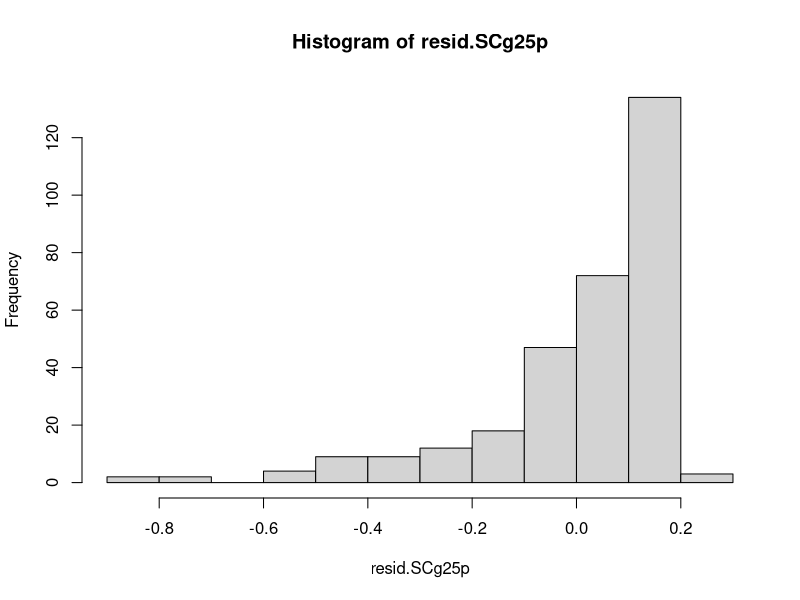
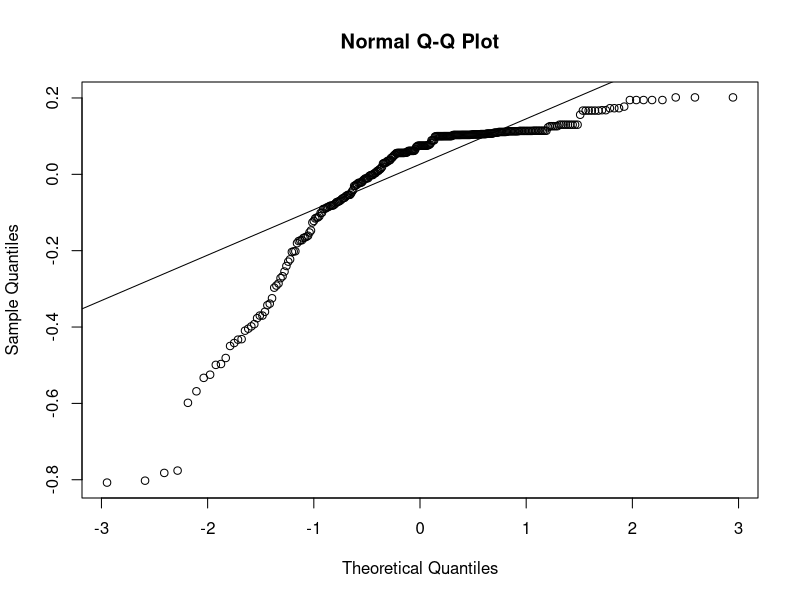
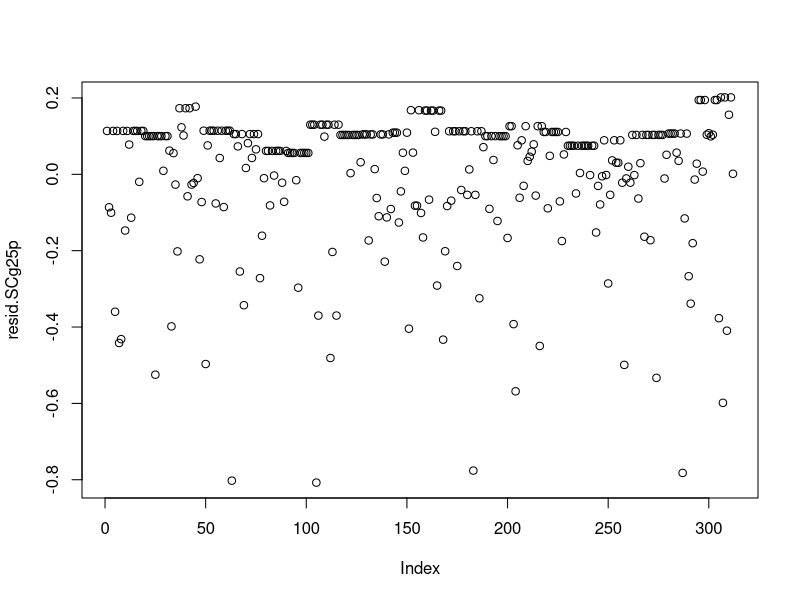
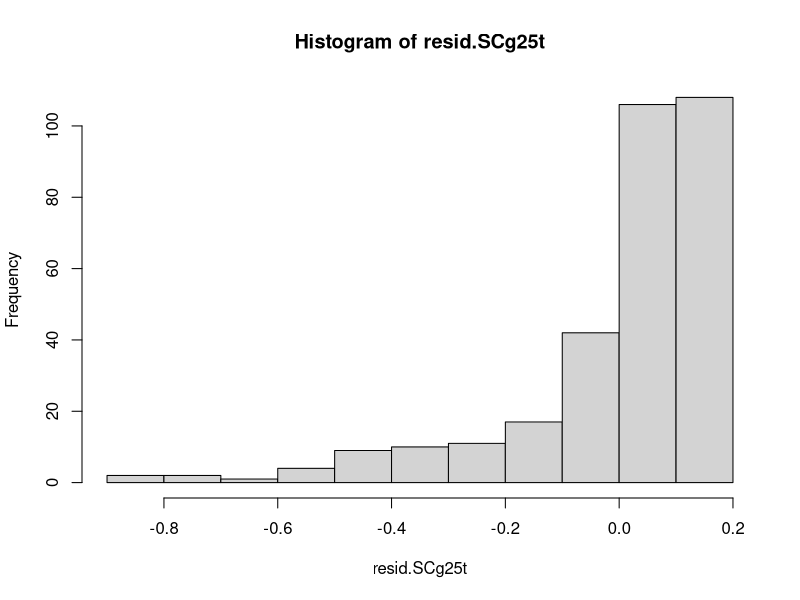
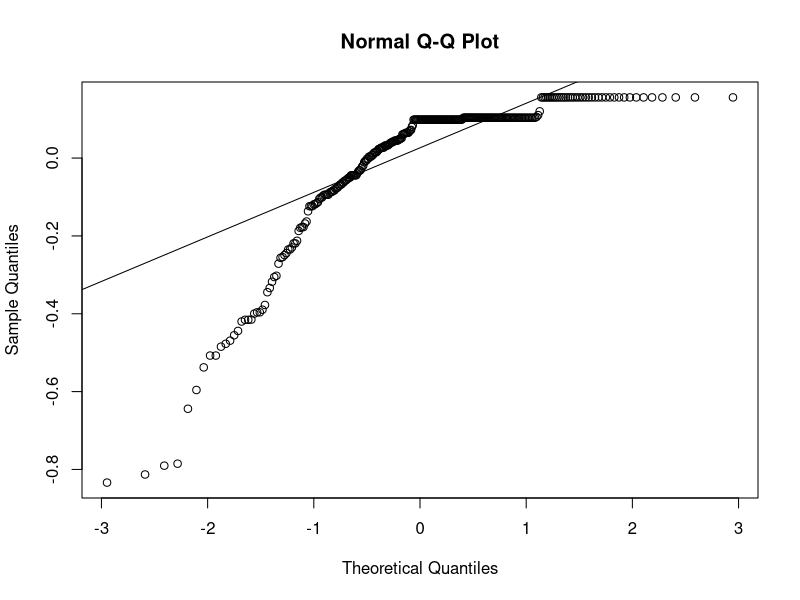
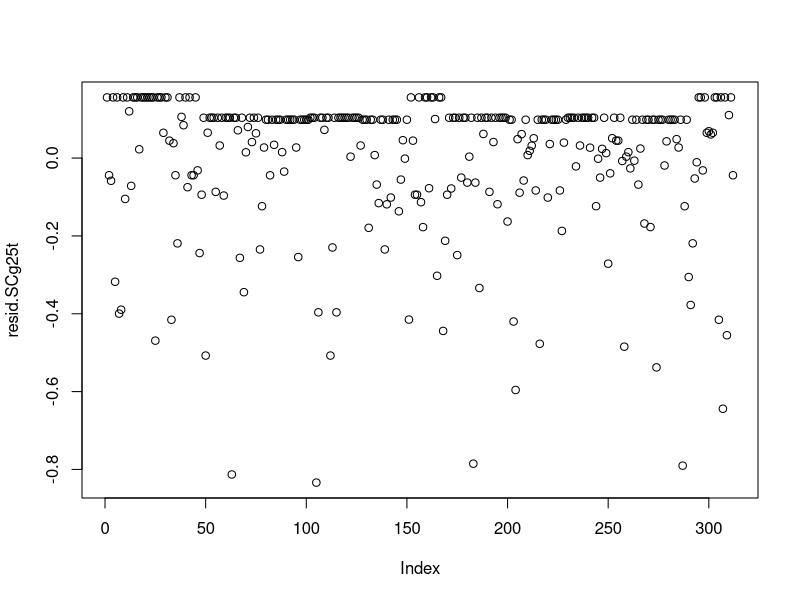
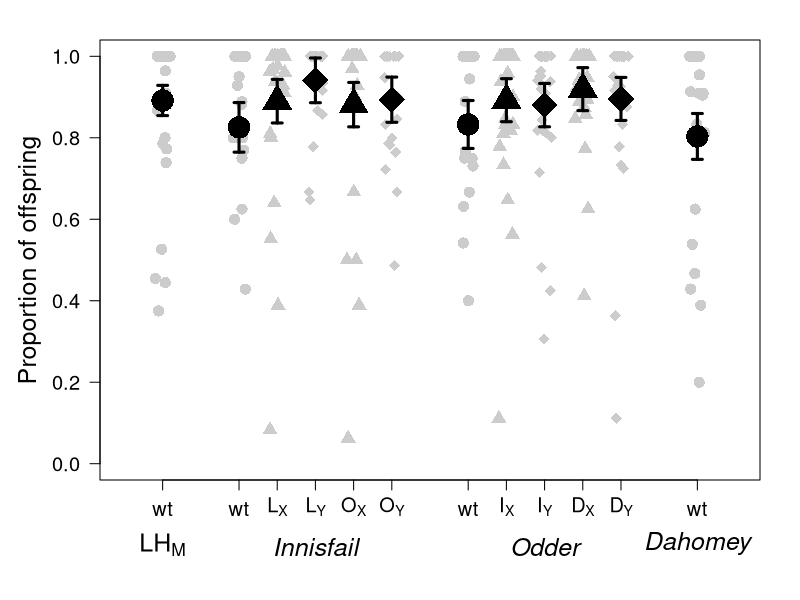
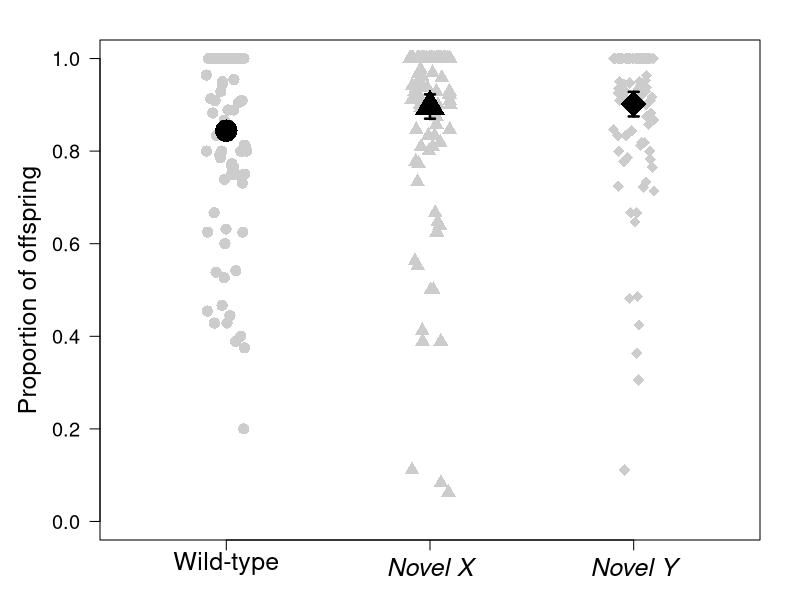

Here is the R script that generated these plots, in order:
################################################################################################
########################### SPERM COMPETITION, OFFENCE, GENERATION 25 ##########################
################################################################################################

#Set up environment
library(car)
library(Hmisc)
library(lme4)
library(lmerTest)

#Read in csv file with data
SCg25.data <- read.table(file = "SpermCompetitionG25.csv", header = T, sep = ",")


##########################################  STATISTIC  #########################################


### CALCULATE OFFSPRING PROPOTION ###

#Calculate the proportion of red eyed offspring
SCg25.data$prop_red <- SCg25.data$red / SCg25.data$total



##############################
######### POPULATION #########
##############################


### LINEAT MODEL ###

#Linear mixed model testing if population has a significant effect on sperm competition
model.SCg25p <- lmer(prop_red ~ population + (1|population:rep_population), data = SCg25.data)
#ANOVA
anova(model.SCg25p, test = "F")
#Population is not significant, P = 0.5842
ranova(model.SCg25p)
#Nested factor is not significant, P = 0.6776


#Test if there is homogeneity of variances
leveneTest(SCg25.data$prop_red, SCg25.data$population)
#Non significant, assumption of homogeneity of variances is met. Can use ANOVA

#Test the model by looking at the residuls
resid.SCg25p <- residuals(model.SCg25p)
hist(resid.SCg25p)
shapiro.test(resid.SCg25p)
qqnorm(resid.SCg25p)
qqline(resid.SCg25p)
plot(resid.SCg25p)
#The residuls are more or less normally distrubuted, meaning that the model is valid 



#############################
######### TREATMENT #########
#############################


### LINEAT MODEL ###

#Linear mixed model testing if treatment has a significant effect on sperm competition
model.SCg25t <- lmer(prop_red ~ treatment + (1|treatment:rep_population), data = SCg25.data)
#ANOVA
anova(model.SCg25t, test = "F")
#Treatment is almost significant, P = 0.06328
ranova(model.SCg25t)
#Nested factor is not significant, P = 1


#Test if there is homogeneity of variances
leveneTest(SCg25.data$prop_red, SCg25.data$treatment)
#Non significant, assumption of homogeneity of variances is met. Can use ANOVA

#Test the model by looking at the residuls
resid.SCg25t <- residuals(model.SCg25t)
hist(resid.SCg25t)
shapiro.test(resid.SCg25t)
qqnorm(resid.SCg25t)
qqline(resid.SCg25t)
plot(resid.SCg25t)
#The residuls are more or less normally distrubuted, meaning that the model is valid



#########################################  PLOT DATA  #########################################


#Create new dataframe for plotting
SCg25plot <- SCg25.data[c(1:4, 7)]
#Remove NAs
SCg25plot <- SCg25plot[which(is.na(SCg25.data$prop_red) == F),]


### PLOT POPULATION ###

#Add fitted values
SCg25plot$fittedPop <- fitted(model.SCg25p)

#Caluclate mean
SCg25pop.M <- tapply(SCg25plot$fittedPop, SCg25plot$population, mean)
#SE
SCg25pop.SE <- (summary(model.SCg25p)$coefficients[,2])


#Plot
par(mar = c(6, 5, 2, 2))
plot(NULL, xlim = c(0, 8), xlab = "", xaxt = "n", ylim = c(0, 1), ylab = "Proportion of offspring", 
     cex.axis = 1.2, cex.lab = 1.5, las = 1)
#Add points
stripchart(SCg25plot$prop_red ~ SCg25plot$population, add = T, vertical = T,
           method = "jitter", pch = c(16, 16,17,18,17,18, 16,17,18,17,18, 16), 
           cex = 1.5, col = "gray80", at = c(0.5, 1.5,2,2.5,3,3.5, 4.5,5,5.5,6,6.5, 7.5))
#Add errorbars
xSCg25pop <- c(0.5, 1.5,2,2.5,3,3.5, 4.5,5,5.5,6,6.5, 7.5)
errbar(xSCg25pop, SCg25pop.M, SCg25pop.M + SCg25pop.SE, SCg25pop.M - SCg25pop.SE, 
       pch = c(16, 16,17,18,17,18, 16,17,18,17,18, 16), cex = c(3, 3,3,3.5,3,3.5, 3,3,3.5,3,3.5, 3), 
       lwd = 3, add = T)
#AXIS
axis(1, at = c(0.5, 1.5,2,2.5,3,3.5, 4.5,5,5.5,6,6.5, 7.5), cex.axis = 1.2,
     labels = c("wt", "wt", expression("L"["X"]), expression("L"["Y"]), expression("O"["X"]), expression("O"["Y"]),
                "wt", expression("I"["X"]), expression("I"["Y"]), expression("D"["X"]), expression("D"["Y"]), "wt"))
#And add text on top
mtext(expression("LH"["M"]), side = 1, line = 3, at = 0.5, cex = 1.5)
mtext(expression(italic("Innisfail")), side = 1, line = 3, at = 2.5, cex = 1.5)
mtext(expression(italic("Odder")), side = 1, line = 3, at = 5.5, cex = 1.5)
mtext(expression(italic("Dahomey")), side = 1, line = 3, at = 7.5, cex = 1.5)



### PLOT TREATMENT ###

#Add fitted values
SCg25plot$fittedTreat <- fitted(model.SCg25t)

#Caluclate mean
SCg25treat.M <- tapply(SCg25plot$fittedTreat, SCg25plot$treatment, mean)
#SE
SCg25treat.SE <- (summary(model.SCg25t)$coefficients[,2])


#Plot
par(mar = c(3, 5, 2, 2))
plot(NULL, xlim = c(0.5, 3.5), xlab = "", xaxt = "n", ylim = c(0, 1), ylab = "Proportion of offspring", 
     cex.axis = 1.2, cex.lab = 1.5, las = 1)
#Add points
stripchart(SCg25plot$prop_red ~ SCg25plot$treatment, add = T, vertical = T, 
           method = "jitter", pch = c(16, 17, 18), cex = 1.5, col = "gray80")
#Add errorbars
xSCg25treat <- c(1, 2, 3)
errbar(xSCg25treat, SCg25treat.M, SCg25treat.M + SCg25treat.SE, SCg25treat.M - SCg25treat.SE, 
       pch = c(16, 17, 18), cex = c(3, 3, 3.5), lwd = 2.5, add = T)
#AXIS
axis(1, at = seq (1, 3, by = 1), cex.axis = 1.5, 
     labels = c("Wild-type", expression(italic("Novel X")), expression(italic("Novel Y"))))
